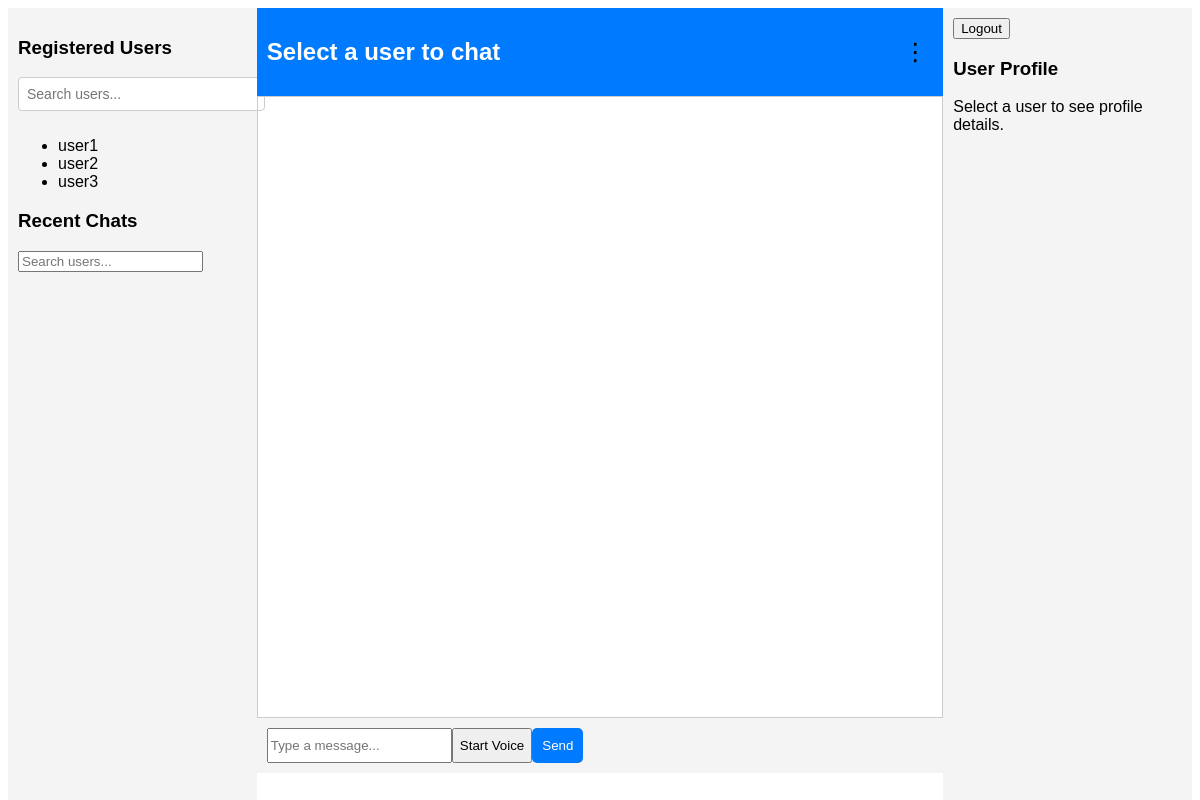
The app's page / (signed in), older data.
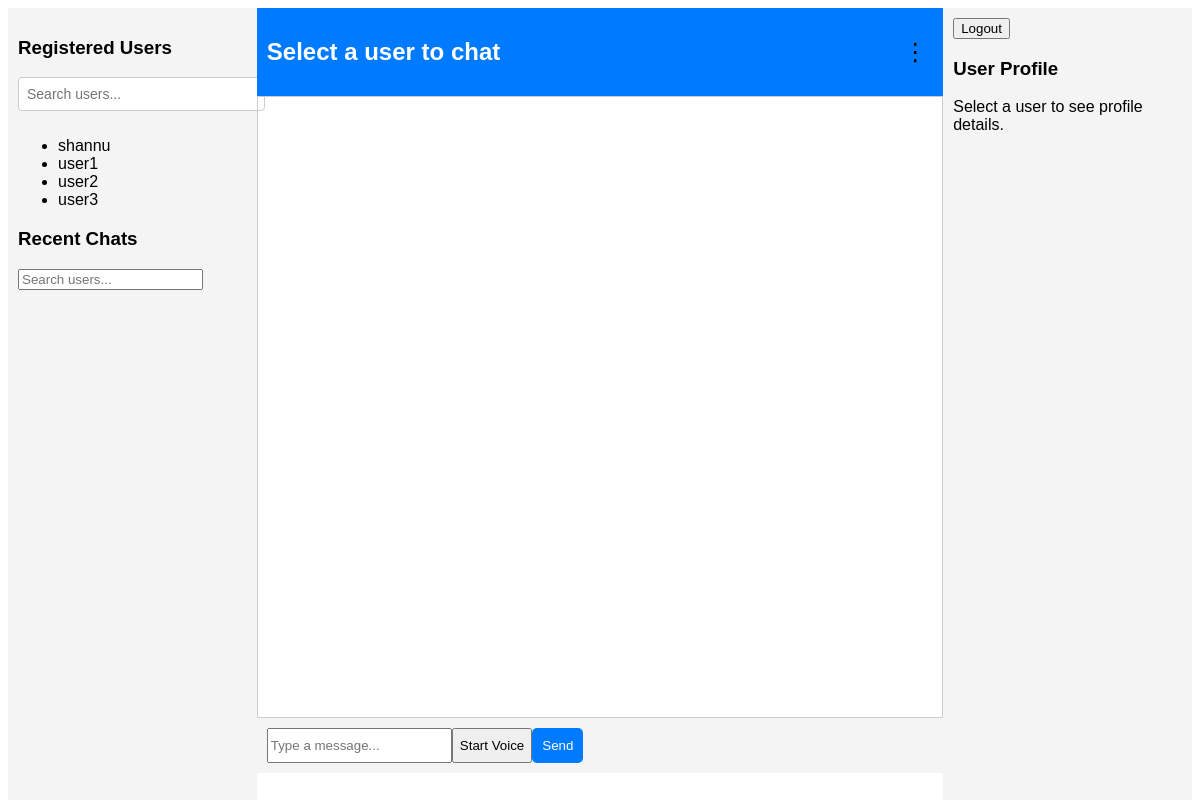
The same page, newer data.
### tables this page shows
CREATE TABLE users (
            id INTEGER PRIMARY KEY AUTOINCREMENT,
            username TEXT UNIQUE NOT NULL,
            password TEXT NOT NULL,
            is_admin INTEGER NOT NULL DEFAULT 0
        );

### app.py (the view)
@app.route('/')
@login_required
def index():
    conn = sqlite3.connect('chat.db')
    cursor = conn.cursor()
    cursor.execute('''
        SELECT DISTINCT u.id, u.username, rc.timestamp_local
        FROM recent_chats rc
        JOIN users u ON rc.user_id = u.id
        WHERE rc.sender_id = ?
        ORDER BY rc.timestamp_local DESC
    ''', (current_user.id,))
    recent_chats = cursor.fetchall()
    cursor.execute('SELECT id, username FROM users WHERE id != ?', (current_user.id,))
    users = cursor.fetchall()
    conn.close()
    last_chat_user_id = session.get('last_chat_user_id')
    if not last_chat_user_id and recent_chats:
        last_chat_user_id = recent_chats[0][0]  # Default to the most recent chat
    session['last_chat_user_id'] = last_chat_user_id
    def get_username(user_id):
        for user in users:
            if user[0] == user_id:
                return user[1]
        return "Unknown"
    return render_template('index.html', users=users, recent_chats=recent_chats, last_chat_user_id=last_chat_user_id,get_username=get_username)

### app.py (called while the page is built)
@login_manager.user_loader
def load_user(user_id):
    conn = sqlite3.connect('chat.db')
    cursor = conn.cursor()
    cursor.execute('SELECT id, username, password, is_admin FROM users WHERE id = ?', (user_id,))
    user_data = cursor.fetchone()
    conn.close()
    if user_data:
        return User(user_data[0], user_data[1], user_data[2], user_data[3])
    return None

### templates/index.html (shortened to what this page needs)
<!DOCTYPE html>
<html lang="en">
<head>
    <link rel="stylesheet" href="{{ url_for('static', filename='style.css') }}">
    <link rel="stylesheet" href="https://cdnjs.cloudflare.com/ajax/libs/font-awesome/6.4.2/css/all.min.css">
</head>
<body>
    <div class="app">
        <div class="sidebar">
            <h3>Registered Users</h3>
            <input type="text" id="user-search" placeholder="Search users..." oninput="searchUsers()" />
            <ul id="user-list">
                {% for user in users %}
                    <li onclick="startChat('{{ user[0] }}', '{{ user[1] }}')">{{ user[1] }}</li>
                {% endfor %}
            </ul>
            <h3>Recent Chats</h3>
            <input type="text" id="recent-user-search" placeholder="Search users..." oninput="searchRecentUsers()" />
        </div>
        <div class="chat-area">
            <div class="chat-header">
                <h2 id="chat-with">Select a user to chat</h2>
                <div class="chat-menu">
                <button class="menu-toggle" id="three-dots">⋮</button>
                </div>
            </div>
            <div class="conversation-area" id="conversation-area">
            </div>
            <div class="chat-area-footer">
                <input type="text" id="TxtMessage" placeholder="Type a message..." />
                <button id="startVoice">Start Voice</button>
                <button id="send-button">Send</button>
            </div>
        </div>
        <div class="profile-area" id="profile-area">
            <button id="logout-button" onclick="logout()">Logout</button>
            <h3>User Profile</h3>
            <p id="profile-details">Select a user to see profile details.</p>
        </div>
    </div>
</body>
</html>

Row changes from the older to the newer data that the page shows:
added users: username "shannu"
